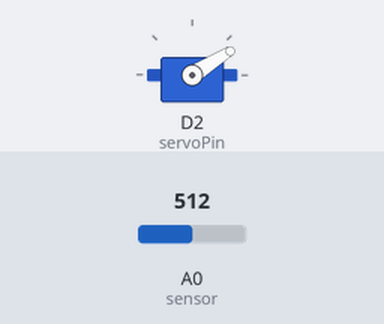
A sketch run on a simulated ESP8266 (NodeMCU). Shown: servo. Inputs (shaded band) come from the test bench; at power-on: A0 (sensor) = 512.

Above: at 1.2 s.
1.3 s: A0 (sensor) set to 716
At 1.8 s:
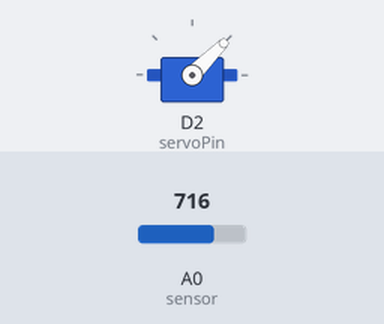
2.8 s: A0 (sensor) set to 1023
At 4.0 s:
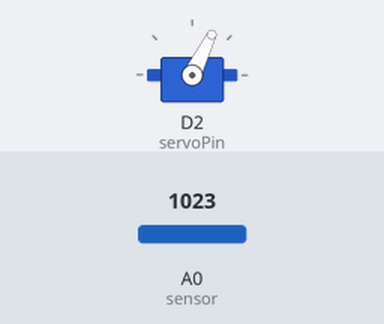
4.3 s: A0 (sensor) set to 306
At 5.2 s:
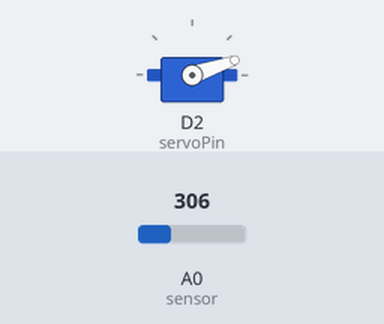
5.8 s: A0 (sensor) set to 511
At 6.3 s:
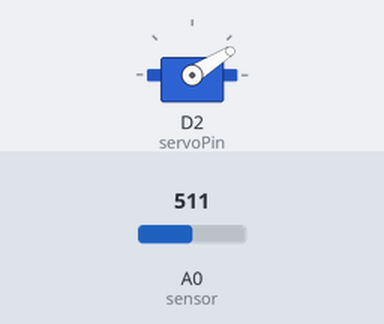
Timing chart, 0 to 8.3 s (numbered marks = the images above; inputs shaded):
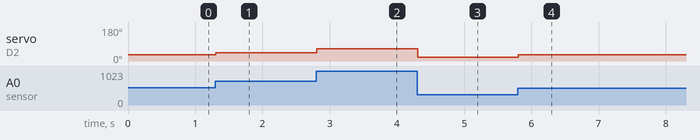

Measured:
- after the input at 1.3 s, servo on D2 (servoPin): 32° → 45° at once
- after the input at 2.8 s, servo on D2 (servoPin): 45° → 64° at once
- after the input at 4.3 s, servo on D2 (servoPin): 64° → 19° at once
- after the input at 5.8 s, servo on D2 (servoPin): 19° → 32° at once

The sketch:

05._servo_motor_variable_sensor.ino
```cpp
/******************************************************************************************
 * FileName     : 05._servo_motor_variable_sensor
 * Description  : 가변저항으로 서버모터 제어 해보기
 * Author       : 이인정
 * Created Date : 2021.06.17
 * Reference    :
 * Modified     : 2021.06.17 : LIJ : 헤더 수정
 * Modified     : 2021.12.16 : LEH : 소스 크린징
******************************************************************************************/

#include <Servo.h>

static const int servoPin = D2;                           // 서보모터
int posDegrees            = 0;                            // 서보모터 설정각도 값
int sensor                = A0;                           // 가변저항
Servo servo;                                              // 서보모터 선언


void setup() {
  Serial.begin(115200);                                   // 통신속도
  servo.attach(servoPin);                                 // 서보모터 핀 설정
}


void loop() {
  int posDegrees = map(analogRead(sensor),0,4095,0,255);  // 가변저항값 만큼 서보모터를 제어
  servo.write(posDegrees);

  delay(10);
}

//=========================================================================================
//
// (주)한국공학기술연구원 http://et.ketri.re.kr
//
//=========================================================================================
```
